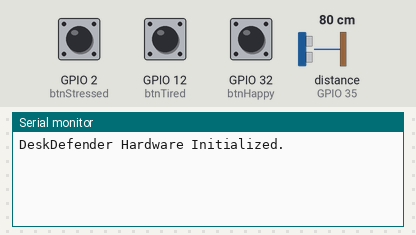
Recording of a sketch running on a simulated ESP32. Parts: the last lines printed to the serial monitor. Wiring (inferred from the names in the program): ultrasonic range finder: trigger GPIO 17; echo GPIO 35. The test bench sets the inputs (shaded band); at power-on: distance to the obstacle (sensor on GPIO 35) 80 cm, GPIO 2 (btnStressed) HIGH, GPIO 12 (btnTired) HIGH, GPIO 32 (btnHappy) HIGH. The echo pulse lasts 58.3 µs per cm.

Above: at 1.2 s.
1.3 s: distance to the obstacle (sensor on GPIO 35) set to 2 cm
At 1.7 s:
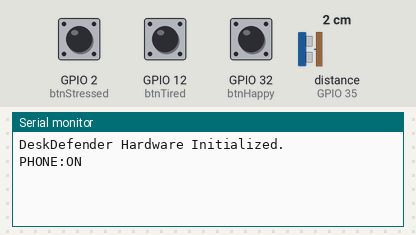
2.8 s: GPIO 2 (btnStressed) pulled LOW for 0.15 s
At 3.3 s:
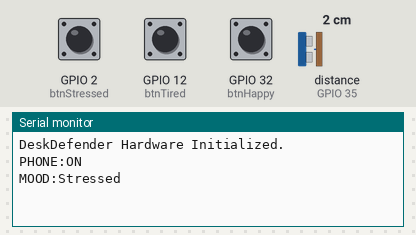
4.4 s: GPIO 12 (btnTired) pulled LOW for 0.15 s
At 5.6 s:
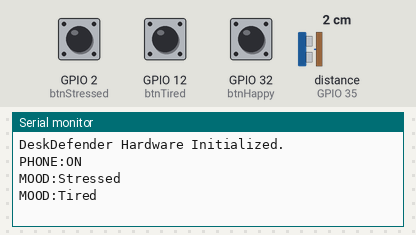
6.0 s: GPIO 32 (btnHappy) pulled LOW for 0.15 s
At 7.2 s:
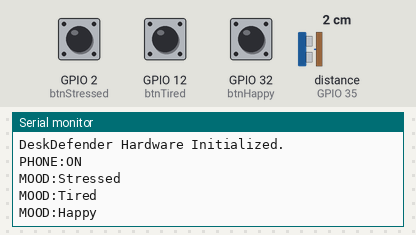
7.6 s: distance to the obstacle (sensor on GPIO 35) set to 9 cm
At 9.0 s:
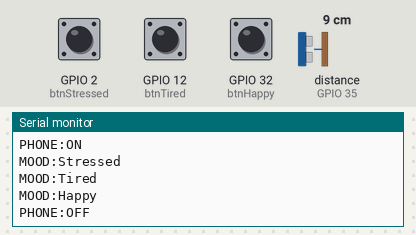

Measured:
- after the input at 1.3 s, the serial monitor: prints a new line at once (image 1)
- after the input at 2.8 s, the serial monitor: prints a new line at once (image 2)
- after the input at 4.4 s, the serial monitor: prints a new line at once (image 3)
- after the input at 6.0 s, the serial monitor: prints a new line at once (image 4)
- after the input at 7.6 s, the serial monitor: prints a new line at once (image 5)

The sketch:

DeskDefender.ino
```cpp
//Define Pins
const int btnHappy = 32; //connect to blue
const int btnStressed = 2;
const int btnTired = 12;
const int trigPin = 17;
const int echoPin = 35;

// 2. Hardware States
const int distanceThreshold = 5; //cm (max distance that means phone is ON the robot)
bool isPhoneOn = false;          // Tracks the current state of the phone

void setup() {
  //Python backend
  Serial.begin(115200);

  //Setup buttons using internal pull-up resistors
  pinMode(btnHappy, INPUT_PULLUP);
  pinMode(btnStressed, INPUT_PULLUP);
  pinMode(btnTired, INPUT_PULLUP);

  //Setup Ultrasonic Sensor
  pinMode(trigPin, OUTPUT);
  pinMode(echoPin, INPUT);

  Serial.println("DeskDefender Hardware Initialized.");
}

void loop() {
  //READ THE MOOD BUTTONS
  //Buttons read low when pressed because they are wired to ground
  if (digitalRead(btnHappy) == LOW) {
    Serial.println("MOOD:Happy");
    delay(500); //Debounce to prevent double-clicking
  }
  else if (digitalRead(btnStressed) == LOW) {
    Serial.println("MOOD:Stressed");
    delay(500);
  }
  else if (digitalRead(btnTired) == LOW) {
    Serial.println("MOOD:Tired");
    delay(500);
  }

  //READ THE ULTRASONIC SENSOR
  //Send a 10 microsecond ping
  digitalWrite(trigPin, LOW);
  delayMicroseconds(2);
  digitalWrite(trigPin, HIGH);
  delayMicroseconds(10);
  digitalWrite(trigPin, LOW);

  //Read the echo return time
  long duration = pulseIn(echoPin, HIGH);

  //Calculate distance in centimeters
  int distance = duration * 0.034 / 2;

  //TRIGGER THE PYTHON BACKEND
  //If the distance is between 0.1cm and 5cm, the phone is ON the robot
  if (distance >= 0.1 && distance <= distanceThreshold) {
    if (!isPhoneOn) { //Only trigger if it wasn't already on
      isPhoneOn = true;
      Serial.println("PHONE:ON");
      delay(500); // Prevent sensor bouncing
    }
  }
  //If the distance is greater than 5cm, the phone was REMOVED
  else if (distance > distanceThreshold) {
    if (isPhoneOn) { //Only trigger if it was previously on
      isPhoneOn = false;
      Serial.println("PHONE:OFF");
      delay(500); //Prevent sensor bouncing
    }
  }

  delay(50); //Small delay to keep the loop stable
}
```
